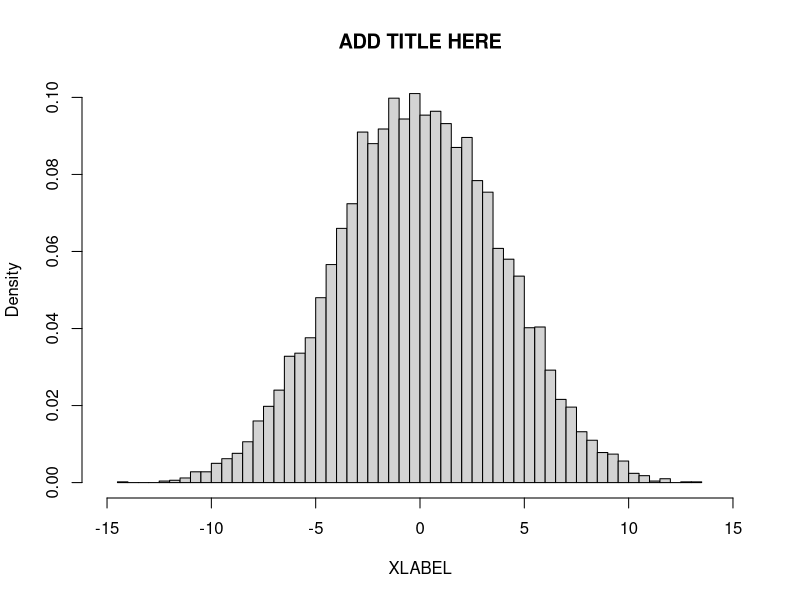
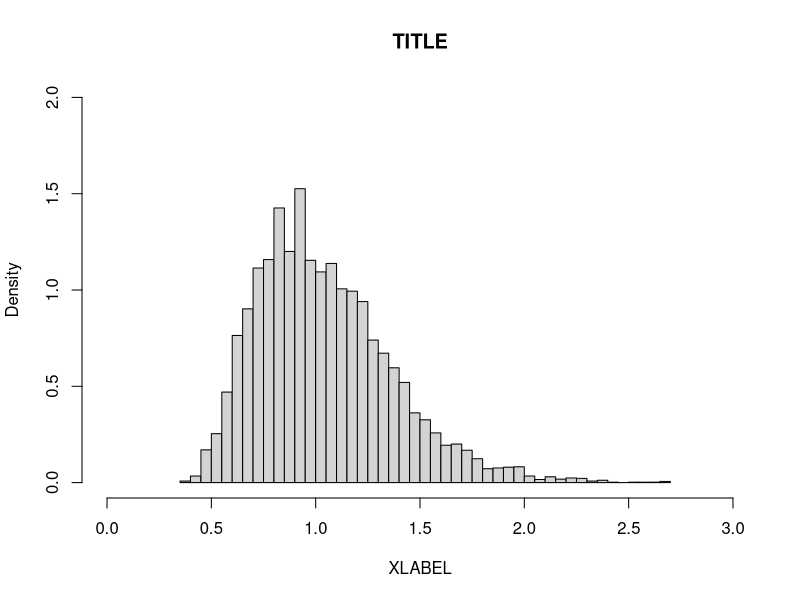

The R script that drew these images, in order:
## ----setup, include=FALSE--------------------------------------------------------------
knitr::opts_chunk$set(echo = TRUE,
                      cache.path='cache/A2Sol_',
                      fig.path='figure/A2Sol_')


## ----2---------------------------------------------------------------------------------
Novice<-c(30, 35, 26, 40, 36, 20, 45, 31, 33, 29, 21, 48)
Experienced<-c(31, 15, 25, 19, 28, 17, 19, 18, 24, 10, 20, 21)


## ----2c, cache=T-----------------------------------------------------------------------
obs<-c(Novice, Experienced)
n2<-length(Novice); n1<-length(Experienced)
ra.mx<-replicate(10^4, sample(n1+n2, n2))  # Increase number of replicates
r.dist<-apply(ra.mx, 2, function(x) mean(obs[x])-mean(obs[-x]))


## ----2d, echo=F, fig.height=3, fig.width=5, fig.align='left', cache=T------------------
hist(r.dist, freq=F, xlab='XLABEL', main='ADD TITLE HERE', 
    xlim=c(-15,15), ylim=c(0,0.1), breaks=50)


## ----2e, echo=F, fig.height=3, fig.width=5, fig.align='left', cache=F------------------


## ----2g--------------------------------------------------------------------------------
RMD<-function(x1,x2) mean(abs(x1-median(x1)))/mean(abs(x2-median(x2)))
RMD(Novice, Experienced)


## ----2i-a, cache=T---------------------------------------------------------------------
r.dist.rmd<-apply(ra.mx, 2, function(x) RMD(obs[x], obs[-x]))


## ----2i-b, echo=F, fig.height=3, fig.width=5, fig.align='left', cache=F----------------
hist(r.dist.rmd, freq=F, xlab='XLABEL', main='TITLE', 
    xlim=c(0,3), ylim=c(0,2), breaks=50)


## ----2j, fig.height=3, fig.width=5, fig.align='left',echo=F, cache=F-------------------
obs.RMD<-RMD(Novice, Experienced)

